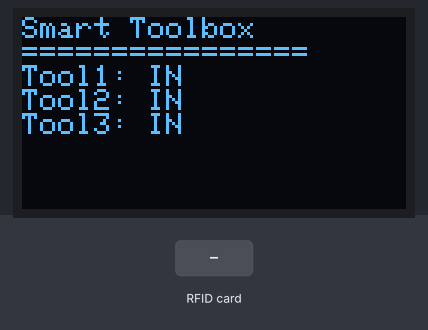
A sketch run on a simulated ESP32. Parts: 128×64 one-colour display. The test bench sets the inputs (shaded band). What the sketch prints to the serial monitor is not drawn.

Above: at 1.9 s.
2.0 s: RFID card 23 BF E8 39 held to the reader
At 3.3 s:
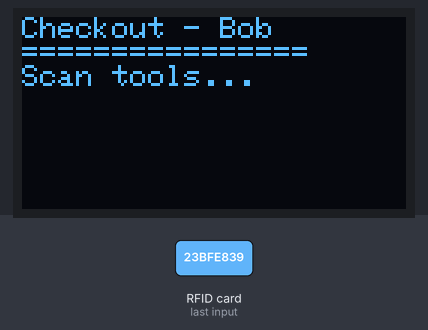
3.6 s: RFID card 03 CC 2B 3A held to the reader
At 4.6 s:
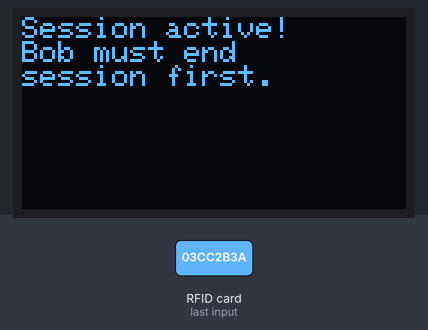
6.6 s: RFID card 23 BF E8 39 held to the reader
At 7.5 s:
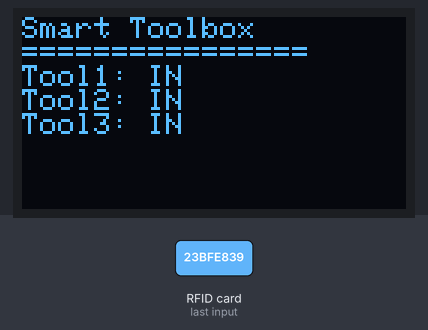
8.2 s: RFID card 03 CC 2B 3A held to the reader
At 8.8 s:
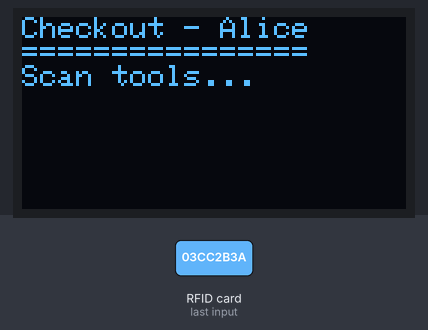
9.7 s: RFID card 23 BF E8 39 held to the reader
At 10.2 s:
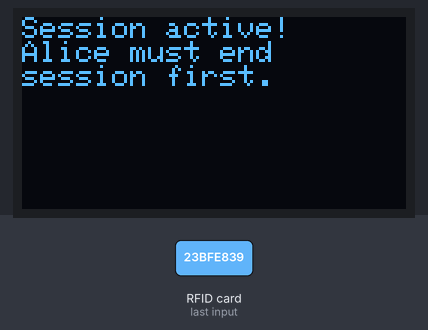
Timing chart, 0 to 12.7 s (numbered marks = the images above; inputs shaded):
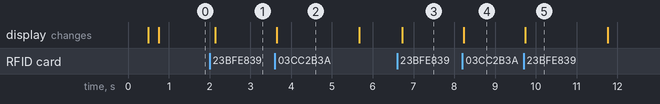

Measured:
- after the input at 2.0 s, the display: changes after 0.14 s (image 1)
- after the input at 3.6 s, the display: changes at once (image 2)
- after the input at 6.6 s, the display: changes after 0.12 s (image 3)
- after the input at 8.2 s, the display: changes at once (image 4)
- after the input at 9.7 s, the display: changes at once (image 5)
- what the display in image 2 shows lasts 2.1 s, from 3.6 s to 5.7 s

The sketch:

one_reader.ino
```cpp
#include <SPI.h>
#include <MFRC522.h>
#include <Wire.h>
#include <Adafruit_GFX.h>
#include <Adafruit_SSD1306.h>

// ============================================================
// PIN DEFINITIONS
// ============================================================
#define SS_PIN_TOOLS  4   // Reader for tool tags
#define SS_PIN_USERS  5   // Reader for user cards
#define RST_PIN       17  // Shared RST

// ============================================================
// DISPLAY SETUP
// ============================================================
#define SCREEN_WIDTH 128
#define SCREEN_HEIGHT 64
#define OLED_RESET -1
Adafruit_SSD1306 display(SCREEN_WIDTH, SCREEN_HEIGHT, &Wire, OLED_RESET);

// ============================================================
// RFID READERS
// ============================================================
MFRC522 rfidTools(SS_PIN_TOOLS, RST_PIN);
MFRC522 rfidUsers(SS_PIN_USERS, RST_PIN);

// ============================================================
// USERS
// ============================================================
#define NUM_USERS 2

struct User {
  const char* name;
  uint8_t uid[4];
};

User users[NUM_USERS] = {
  { "Bob",   {0x23, 0xBF, 0xE8, 0x39} },
  { "Alice", {0x03, 0xCC, 0x2B, 0x3A} }
};

// ============================================================
// TOOLS
// ============================================================
#define NUM_TOOLS 3

struct Tool {
  const char* name;
  uint8_t uid[4];
  bool present;
  const char* checkedOutBy;
};

Tool tools[NUM_TOOLS] = {
  { "Tool1", {0x02, 0x1D, 0xB3, 0xAB}, true, nullptr },
  { "Tool2", {0xB2, 0x27, 0x9D, 0xAB}, true, nullptr },
  { "Tool3", {0xC2, 0x66, 0xBB, 0xAB}, true, nullptr }
};

// ============================================================
// SESSION STATE
// ============================================================
bool sessionActive = false;
User* currentUser = nullptr;
int sessionToolsTouched[NUM_TOOLS];
int sessionToolCount = 0;

// ============================================================
// SECURITY HOOK (for teammate to fill in later)
// ============================================================
bool authorizeTag(MFRC522::Uid* uid) {
  // TODO: teammate plugs in HMAC auth here
  return true;
}

// ============================================================
// HELPERS
// ============================================================
int findToolByUID(MFRC522::Uid* uid) {
  if (uid->size != 4) return -1;
  for (int i = 0; i < NUM_TOOLS; i++) {
    if (memcmp(uid->uidByte, tools[i].uid, 4) == 0) return i;
  }
  return -1;
}

int findUserByUID(MFRC522::Uid* uid) {
  if (uid->size != 4) return -1;
  for (int i = 0; i < NUM_USERS; i++) {
    if (memcmp(uid->uidByte, users[i].uid, 4) == 0) return i;
  }
  return -1;
}

bool alreadyTouchedThisSession(int toolIndex) {
  for (int i = 0; i < sessionToolCount; i++) {
    if (sessionToolsTouched[i] == toolIndex) return true;
  }
  return false;
}

// ============================================================
// DISPLAY
// ============================================================
void showDefaultScreen() {
  display.clearDisplay();
  display.setTextSize(1);
  display.setTextColor(SSD1306_WHITE);
  display.setCursor(0, 0);
  display.println("Smart Toolbox");
  display.println("================");

  for (int i = 0; i < NUM_TOOLS; i++) {
    display.print(tools[i].name);
    display.print(": ");
    if (tools[i].present) {
      display.println("IN");
    } else {
      display.print("OUT-");
      display.println(tools[i].checkedOutBy);
    }
  }

  display.display();
}

void showSessionScreen() {
  display.clearDisplay();
  display.setTextSize(1);
  display.setTextColor(SSD1306_WHITE);
  display.setCursor(0, 0);
  display.print("Checkout - ");
  display.println(currentUser->name);
  display.println("================");

  if (sessionToolCount == 0) {
    display.println("Scan tools...");
  } else {
    for (int i = 0; i < sessionToolCount; i++) {
      display.println(tools[sessionToolsTouched[i]].name);
    }
  }

  display.display();
}

// ============================================================
// SERIAL LOG
// ============================================================
void logAllTools() {
  for (int i = 0; i < NUM_TOOLS; i++) {
    Serial.print("STATUS,");
    Serial.print(tools[i].name);
    Serial.print(",");
    if (tools[i].present) {
      Serial.println("IN");
    } else {
      Serial.print("OUT,");
      Serial.println(tools[i].checkedOutBy);
    }
  }
}

// ============================================================
// SESSION MANAGEMENT
// ============================================================
void startSession(User* user) {
  sessionActive = true;
  currentUser = user;
  sessionToolCount = 0;
  memset(sessionToolsTouched, -1, sizeof(sessionToolsTouched));

  Serial.print("LOGIN,");
  Serial.println(user->name);

  showSessionScreen();
}

void endSession() {
  Serial.print("LOGOUT,");
  Serial.println(currentUser->name);

  sessionActive = false;
  currentUser = nullptr;
  sessionToolCount = 0;

  showDefaultScreen();
  logAllTools();
}

// ============================================================
// HANDLE USER READER (Reader 5)
// ============================================================
void handleUserReader() {
  if (!rfidUsers.PICC_IsNewCardPresent()) return;
  if (!rfidUsers.PICC_ReadCardSerial()) return;

  int userIndex = findUserByUID(&rfidUsers.uid);

  if (userIndex != -1) {
    if (!sessionActive) {
      startSession(&users[userIndex]);
    } else if (currentUser == &users[userIndex]) {
      endSession();
    } else {
      Serial.print("BLOCKED,");
      Serial.print(users[userIndex].name);
      Serial.print(",SESSION_ACTIVE,");
      Serial.println(currentUser->name);

      display.clearDisplay();
      display.setCursor(0, 0);
      display.println("Session active!");
      display.print(currentUser->name);
      display.println(" must end");
      display.println("session first.");
      display.display();
      delay(2000);
      showSessionScreen();
    }
  }

  rfidUsers.PICC_HaltA();
  rfidUsers.PCD_StopCrypto1();
}

// ============================================================
// HANDLE TOOL READER (Reader 4)
// ============================================================
void handleToolReader() {
  if (!rfidTools.PICC_IsNewCardPresent()) return;
  if (!rfidTools.PICC_ReadCardSerial()) return;

  int toolIndex = findToolByUID(&rfidTools.uid);

  if (toolIndex != -1) {
    bool isReturning = !tools[toolIndex].present;

    if (isReturning) {
      // Block returns during active session — do nothing
      if (sessionActive) {
        rfidTools.PICC_HaltA();
        rfidTools.PCD_StopCrypto1();
        return;
      }

      // Anyone can return without login
      tools[toolIndex].present = true;
      tools[toolIndex].checkedOutBy = nullptr;

      Serial.print("RETURN,,");
      Serial.println(tools[toolIndex].name);

      display.clearDisplay();
      display.setCursor(0, 0);
      display.println("Tool Returned:");
      display.println(tools[toolIndex].name);
      display.display();
      delay(1500);

      showDefaultScreen();

    } else {
      // Checkout requires login
      if (!sessionActive) {
        Serial.println("CHECKOUT_BLOCKED,NO_SESSION");

        display.clearDisplay();
        display.setCursor(0, 0);
        display.println("Login required!");
        display.println("Swipe card on");
        display.println("login reader.");
        display.display();
        delay(2000);
        showDefaultScreen();
      } else {
        if (!authorizeTag(&rfidTools.uid)) {
          Serial.print("AUTH_FAILED,");
          Serial.println(tools[toolIndex].name);

          display.clearDisplay();
          display.setCursor(0, 0);
          display.println("Auth Failed!");
          display.println("Clone/tampered?");
          display.display();
          delay(2000);
          showSessionScreen();
        } else {
          tools[toolIndex].present = false;
          tools[toolIndex].checkedOutBy = currentUser->name;

          Serial.print("CHECKOUT,");
          Serial.print(currentUser->name);
          Serial.print(",");
          Serial.println(tools[toolIndex].name);

          if (!alreadyTouchedThisSession(toolIndex)) {
            sessionToolsTouched[sessionToolCount++] = toolIndex;
          }
          showSessionScreen();
        }
      }
    }
  }

  rfidTools.PICC_HaltA();
  rfidTools.PCD_StopCrypto1();
}

// ============================================================
// SETUP
// ============================================================
void setup() {
  Serial.begin(115200);
  delay(500);

  Serial.println("=== Smart Toolbox Initializing ===");

  Wire.begin(21, 22);
  Wire.setClock(400000);

  if (!display.begin(SSD1306_SWITCHCAPVCC, 0x3C)) {
    Serial.println("OLED_FAILED");
  } else {
    Serial.println("OLED_READY");
  }

  SPI.begin();

  rfidTools.PCD_Init();
  delay(50);
  rfidUsers.PCD_Init();
  delay(50);

  byte vTools = rfidTools.PCD_ReadRegister(rfidTools.VersionReg);
  byte vUsers = rfidUsers.PCD_ReadRegister(rfidUsers.VersionReg);

  if (vTools != 0x00 && vTools != 0xFF) {
    Serial.print("READER_TOOLS_READY,0x");
    Serial.println(vTools, HEX);
  } else {
    Serial.println("READER_TOOLS_FAILED");
  }

  if (vUsers != 0x00 && vUsers != 0xFF) {
    Serial.print("READER_USERS_READY,0x");
    Serial.println(vUsers, HEX);
  } else {
    Serial.println("READER_USERS_FAILED");
  }

  showDefaultScreen();
  logAllTools();

  Serial.println("=== Ready ===");
}

// ============================================================
// MAIN LOOP
// ============================================================
void loop() {
  handleUserReader();
  handleToolReader();
  delay(100);
}
```
